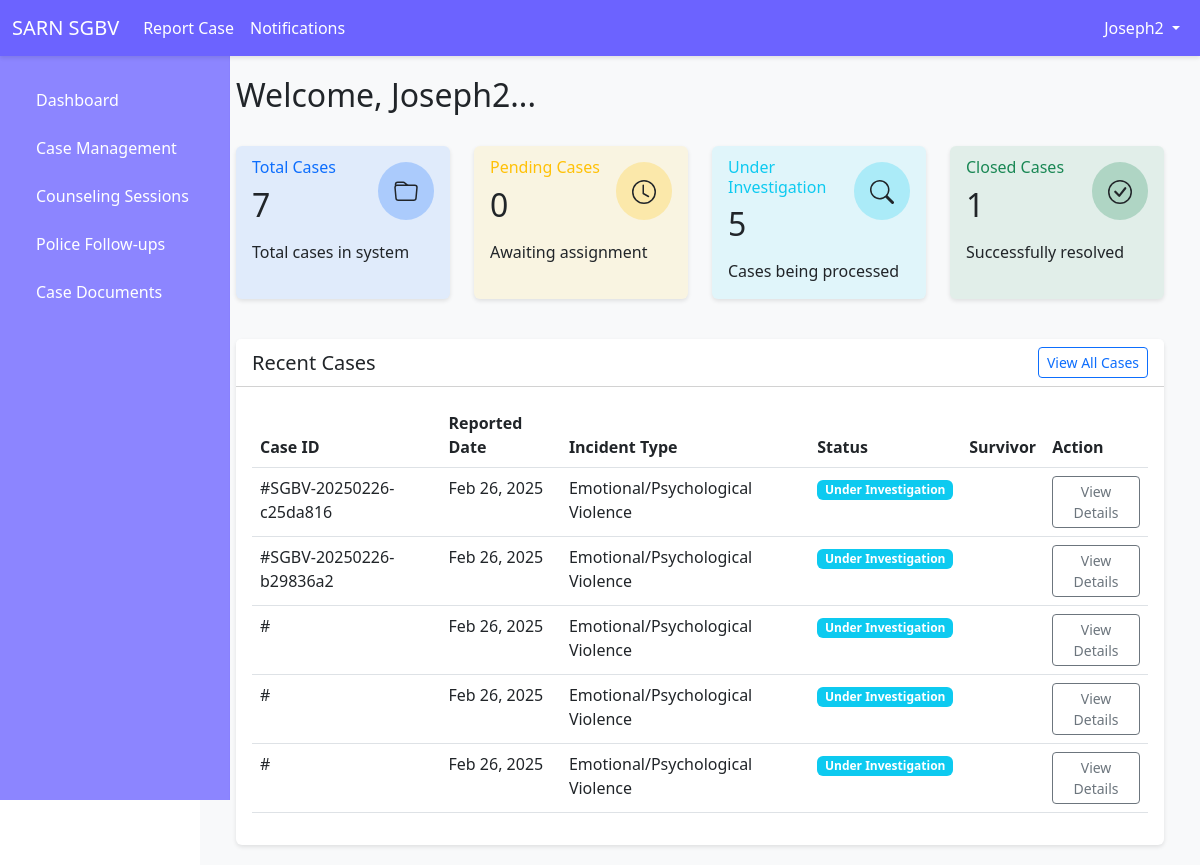
The page /dashboard/ (signed in) on the database its author committed.
### users/models.py (models this page shows)
class User(AbstractUser):
    ROLE_CHOICES = [
        ('survivor', 'Survivor'),
        ('officer', 'SGBV Officer'),
        ('law_enforcement', 'Law Enforcement'),
        ('medical_officer', 'Medical Officer'),
    ]
    role = models.CharField(max_length=20, choices=ROLE_CHOICES, default='survivor')
    phone = models.CharField(max_length=15, blank=True, null=True)
    address = models.TextField(blank=True, null=True)
    groups = models.ManyToManyField(Group, related_name="custom_user_groups", blank=True)
    user_permissions = models.ManyToManyField(Permission, related_name="custom_user_permissions", blank=True)

### cases/models.py (models this page shows, shortened)
class Case(models.Model):
    INCIDENT_TYPE_CHOICES = (
        ('physical', 'Physical Violence'),
        ('sexual', 'Sexual Violence'),
        ('emotional', 'Emotional/Psychological Violence'),
        ('economic', 'Economic Violence'),
        ('other', 'Other'),
    )
    STATUS_CHOICES = (
        ('reported', 'Reported'),
        ('under_investigation', 'Under Investigation'),
        ('medical_examination', 'Medical Examination'),
        ('legal_proceedings', 'Legal Proceedings'),
        ('closed', 'Closed'),
    )
    survivor = models.ForeignKey(User, on_delete=models.PROTECT, related_name='reported_incidents')
    incident_type = models.CharField(max_length=20, choices=INCIDENT_TYPE_CHOICES)
    incident_date = models.DateTimeField()
    incident_location = models.CharField(max_length=255)
    description = models.TextField()
    perpetrator_name = models.CharField(max_length=255, blank=True, null=True)
    perpetrator_details = models.TextField(blank=True, null=True)
    case_number = models.CharField(max_length=50)
    status = models.CharField(max_length=25, choices=STATUS_CHOICES, default='reported')
    report_date = models.DateTimeField(auto_now_add=True)
    assigned_officer = models.ForeignKey(
        User,
        on_delete=models.SET_NULL,
        null=True,
        blank=True,
        related_name='assigned_cases',
        limit_choices_to={'role': 'law_enforcement'}
    )
    created_at = models.DateTimeField(auto_now_add=True)
    updated_at = models.DateTimeField(auto_now=True)

### users/views.py (the view, shortened to what this page needs)
# urls.py: path('dashboard/', login_required(dashboard), name='dashboard'),
@login_required
def dashboard(request):
    context = {
        'unread_notifications_count': Notification.objects.filter(
            user=request.user,
            is_read=False
        ).count()
    }
    print(request.user.role)
    if request.user.role == "survivor":
        user_incidents = Case.objects.filter(survivor=request.user)
        context.update({
            'pending_count': user_incidents.filter(status='reported').count(),
            'investigation_count': user_incidents.filter(status__in=['under_investigation', 'medical_examination', 'legal_proceedings']).count(),
            'closed_count': user_incidents.filter(status='closed').count(),
            'recent_cases': user_incidents.order_by('-report_date')[:5],
            'user_role': 'survivor',
            'total_cases': user_incidents.count(),
            'latest_case_status': user_incidents.order_by('-report_date').first().get_status_display() if user_incidents.exists() else None,
            'cases_this_month': user_incidents.filter(
                report_date__month=timezone.now().month,
                report_date__year=timezone.now().year
            ).count()
        })
    elif request.user.role == "officer":
        all_incidents = Case.objects.all()
        context.update({
            'pending_count': all_incidents.filter(status='reported').count(),
            'investigation_count': all_incidents.filter(status__in=['under_investigation', 'medical_examination', 'legal_proceedings']).count(),
            'closed_count': all_incidents.filter(status='closed').count(),
            'recent_cases': all_incidents.order_by('-report_date')[:5],
            'user_role': 'sgbv_officer',
            'total_cases': all_incidents.count(),
            'cases_by_status': all_incidents.values('status').annotate(count=Count('status')),
            'cases_by_provider': Case.objects.exclude(assigned_officer=None)
                .values('assigned_officer__username')
                .annotate(count=Count('id')),
            'unassigned_cases': all_incidents.filter(assigned_officer=None).count()
        })
    else:
        context.update({
            'error': "Invalid user type.",
            'user_role': 'unknown'
        })
    return render(request, 'users/dashboard.html', context)

### users/templates/users/dashboard.html (shortened to what this page needs)
{% extends 'base.html' %}
{% block content %}
<div class="container-fluid">
    {% if error %}
    <div class="alert alert-danger">
        {{ error }}
    </div>
    {% else %}
    <div class="d-flex justify-content-between align-items-center mb-4">
        <h2>Welcome, {{ user.get_username }}...</h2>
    </div>
<div class="row mb-4">
    <div class="col-md-3 mb-3">
        <div class="card bg-primary bg-opacity-10 h-100">
            <div class="card-body">
                <div class="d-flex justify-content-between align-items-start">
                    <div>
                        <h6 class="card-subtitle mb-2 text-primary">Total Cases</h6>
                        <h2 class="card-title mb-0">{{ total_cases }}</h2>
                    </div>
                    <div class="bg-primary bg-opacity-25 rounded-circle p-3">
                    </div>
                </div>
                <p class="card-text mt-3">
                    {% if user_role == 'survivor' %}Your reported incidents
                    {% elif user_role == 'law_enforment' %}Cases assigned to you
                    {% elif user_role == 'medical_examiner' %}Medical examination cases
                    {% else %}Total cases in system{% endif %}
                </p>
            </div>
        </div>
    </div>
    <div class="col-md-3 mb-3">
        <div class="card bg-warning bg-opacity-10 h-100">
            <div class="card-body">
                <div class="d-flex justify-content-between align-items-start">
                    <div>
                        <h6 class="card-subtitle mb-2 text-warning">Pending Cases</h6>
                        <h2 class="card-title mb-0">{{ pending_count }}</h2>
                    </div>
                    <div class="bg-warning bg-opacity-25 rounded-circle p-3">
                        <svg xmlns="http://www.w3.org/2000/svg" width="24" height="24" fill="currentColor" class="bi bi-clock" viewBox="0 0 16 16">
                            <path d="M8 3.5a.5.5 0 0 0-1 0V9a.5.5 0 0 0 .252.434l3.5 2a.5.5 0 0 0 .496-.868L8 8.71V3.5z"/>
                            <path d="M8 16A8 8 0 1 0 8 0a8 8 0 0 0 0 16zm7-8A7 7 0 1 1 1 8a7 7 0 0 1 14 0z"/>
                        </svg>
                    </div>
                </div>
                <p class="card-text mt-3">Awaiting assignment</p>
            </div>
        </div>
    </div>
    <div class="col-md-3 mb-3">
        <div class="card bg-info bg-opacity-10 h-100">
            <div class="card-body">
                <div class="d-flex justify-content-between align-items-start">
                    <div>
                        <h6 class="card-subtitle mb-2 text-info">Under Investigation</h6>
                        <h2 class="card-title mb-0">{{ investigation_count }}</h2>
                    </div>
                    <div class="bg-info bg-opacity-25 rounded-circle p-3">
                    </div>
                </div>
                <p class="card-text mt-3">Cases being processed</p>
            </div>
        </div>
    </div>
    <div class="col-md-3 mb-3">
        <div class="card bg-success bg-opacity-10 h-100">
            <div class="card-body">
                <div class="d-flex justify-content-between align-items-start">
                    <div>
                        <h6 class="card-subtitle mb-2 text-success">Closed Cases</h6>
                        <h2 class="card-title mb-0">{{ closed_count }}</h2>
                    </div>
                    <div class="bg-success bg-opacity-25 rounded-circle p-3">
                    </div>
                </div>
                <p class="card-text mt-3">Successfully resolved</p>
            </div>
        </div>
    </div>
</div>
<div class="card">
    <div class="card-header bg-white">
        <div class="d-flex justify-content-between align-items-center">
            <h5 class="mb-0">Recent Cases</h5>
            <a href="{% url 'case_list' %}" class="btn btn-sm btn-outline-primary">View All Cases</a>
        </div>
    </div>
    <div class="card-body">
        <div class="table-responsive">
            <table class="table table-hover">
                <thead>
                    <tr>
                        <th>Case ID</th>
                        <th>Reported Date</th>
                        <th>Incident Type</th>
                        <th>Status</th>
                        {% if user_role != 'survivor' %}
                        <th>Survivor</th>
                        {% endif %}
                        <th>Action</th>
                    </tr>
                </thead>
                <tbody>
                    {% for case in recent_cases %}
                    <tr>
                        <td>#{{ case.case_number }}</td>
                        <td>{{ case.report_date|date:"M d, Y" }}</td>
                        <td>{{ case.get_incident_type_display }}</td>
                        <td>
                            <span class="badge {% if case.status == 'reported' %}bg-warning
                                {% elif case.status == 'under_investigation' %}bg-info
                                {% elif case.status == 'medical_examination' %}bg-primary
                                {% elif case.status == 'legal_proceedings' %}bg-secondary
                                {% else %}bg-success{% endif %}">
                                {{ case.get_status_display }}
                            </span>
                        </td>
                        {% if user_role != 'survivor' %}
                        <td>{{ case.survivor.get_full_name }}</td>
                        {% endif %}
                        <td>
                            <a href="{% url 'case_detail' case.id %}" class="btn btn-sm btn-outline-secondary">View Details</a>
                        </td>
                    </tr>
                    {% empty %}
                    <tr>
                        <td colspan="{% if user_role == 'law_enforcement' %}7{% elif user_role != 'survivor' %}6{% else %}5{% endif %}" class="text-center py-4">
                            <p class="text-muted mb-0">No recent cases found</p>
                        </td>
                    </tr>
                    {% endfor %}
                </tbody>
            </table>
        </div>
    </div>
</div>
{% endif %}
{% endblock %}

### templates/base.html (shortened to what this page needs)
<!DOCTYPE html>
<html lang="en">
<head>
    <link href="https://cdn.jsdelivr.net/npm/bootstrap@5.3.0/dist/css/bootstrap.min.css" rel="stylesheet">
</head>
<body>
    <nav class="navbar navbar-expand-lg">
        <div class="container-fluid">
            <a class="navbar-brand" href="{% url 'dashboard' %}">SARN SGBV</a>
            <div class="collapse navbar-collapse" id="navbarNav">
                <ul class="navbar-nav me-auto">
                    {% if user.is_authenticated %}
                        <li class="nav-item">
                            <a class="nav-link" href="{% url 'report_case' %}">Report Case</a>
                        </li>
                        <li class="nav-item">
                            <a class="nav-link" href="{% url 'notifications_list' %}">
                                Notifications
                            </a>
                        </li>
                    {% endif %}
                </ul>
                <ul class="navbar-nav">
                    {% if user.is_authenticated %}
                        <li class="nav-item dropdown">
                            <a class="nav-link dropdown-toggle" href="#" id="userDropdown" role="button" data-bs-toggle="dropdown">
                                {{ user.username }}
                            </a>
                        </li>
                    {% else %}
                        <li class="nav-item">
                            <a class="nav-link" href="{% url 'login' %}">Login</a>
                        </li>
                    {% endif %}
                </ul>
            </div>
        </div>
    </nav>
    <div class="container-fluid">
        <div class="row">
            {% if user.is_authenticated %}
            <div class="col-md-3 col-lg-2 d-md-block sidebar collapse">
                <div class="position-sticky">
                    <ul class="nav flex-column">
                        <li class="nav-item">
                            <a class="nav-link" href="{% url 'dashboard' %}">
                                Dashboard
                            </a>
                        </li>
                        {% if user.role in "officer law_enforcement" %}
                        <li class="nav-item">
                            <a class="nav-link" href="{% url 'case_list' %}">
                                Case Management
                            </a>
                        </li>
                        {% endif %}
                        {% if user.role != "law_enforcement" %}
                        <li class="nav-item">
                            <a class="nav-link" href="{% url 'counseling_sessions' %}">
                                Counseling Sessions
                            </a>
                        </li>
                        {% endif %}
                        {% if user.role == "officer" %}
                        <li class="nav-item">
                            <a class="nav-link" href="{% url 'police_followups' %}">
                                Police Follow-ups
                            </a>
                        </li>
                        {% endif %}
                        <li class="nav-item">
                            <a class="nav-link" href="{% url 'case_documents' %}">
                                Case Documents
                            </a>
                        </li>
                    </ul>
                </div>
            </div>
            <main class="col-md-9 ms-sm-auto col-lg-10 px-md-4 main-content">
            {% else %}
            <main class="col-12 px-4 main-content">
            {% endif %}
                {% block content %}
                {% endblock %}
            </main>
        </div>
    </div>
</body>
</html>

### templates/base.html (style rules this page uses)
:root { --primary-color: #6c63ff; --primary-light: #8c85ff; --primary-dark: #5a52cc; --primary-fade: rgba(108, 99, 255, 0.1); }
.navbar { background-color: var(--primary-color); box-shadow: 0 2px 4px rgba(0, 0, 0, 0.1); position: fixed; top: 0; left: 0; right: 0; z-index: 1000; height: 56px; }
.navbar-brand, .nav-link { color: white !important; }
.sidebar { background-color: var(--primary-light); border-right: 1px solid var(--primary-fade); height: calc(100vh - 56px); position: fixed; top: 56px; left: 0; width: 230px; overflow-y: auto; padding: 20px; z-index: 999; }
.sidebar .nav-link { color: #333; padding: 8px 16px; margin: 4px 0; border-radius: 4px; }
.main-content { margin-top: 56px; margin-left: 250px; padding: 20px; background-color: #f8f9fa; min-height: calc(100vh - 56px); }
.card { border: none; box-shadow: 0 2px 4px rgba(0, 0, 0, 0.1); transition: transform 0.2s; }

### rows shown on the page
User: username "Joseph2", get_username "Joseph2"
Case: case_number "SGBV-20250226-c25da816", report_date "Feb 26, 2025", incident_type "Emotional/Psychological Violence", status "Under Investigation"
Case: case_number "SGBV-20250226-b29836a2", report_date "Feb 26, 2025", incident_type "Emotional/Psychological Violence", status "Under Investigation"
Case: report_date "Feb 26, 2025", incident_type "Emotional/Psychological Violence", status "Under Investigation"
Case: report_date "Feb 26, 2025", incident_type "Emotional/Psychological Violence", status "Under Investigation"
Case: report_date "Feb 26, 2025", incident_type "Emotional/Psychological Violence", status "Under Investigation"

### other values the page prints
{{ total_cases }} "7"
{{ pending_count }} "0"
{{ investigation_count }} "5"
{{ closed_count }} "1"
